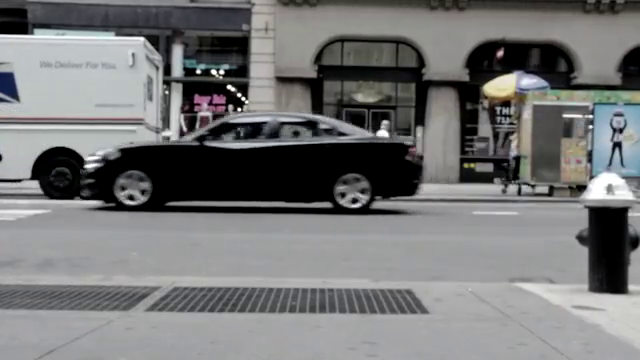
#> input picture frame 32 of people.mp4, 640 x 360 px
$ python ex.py
#> lines starting #> are read from the running program, lines starting #| are printed output that depends on the picture; long printed decimals are rounded
import numpy as np
import cv2 as cv
print(cv.__version__)
cap = cv.VideoCapture('people.mp4')

# params for ShiTomasi corner detection
feature_params = dict( maxCorners = 300,
                       qualityLevel = 0.2,
                       minDistance = 2,
                       blockSize = 7 )

# Parameters for lucas kanade optical flow
lk_params = dict( winSize  = (15,15),
                  maxLevel = 2,
                  criteria = (cv.TERM_CRITERIA_EPS | cv.TERM_CRITERIA_COUNT, 10, 0.03))

# Create some random colors
color = (0, 255, 0)

# Take first frame and find corners in it
ret, old_frame = cap.read()
#> old_frame is the input picture: shape (360, 640, 3); mean B, G, R 118.4, 118, 117.6
old_gray = cv.cvtColor(old_frame, cv.COLOR_BGR2GRAY)
p0 = cv.goodFeaturesToTrack(old_gray, mask = None, **feature_params)
#> p0 = 89 rows, first 8: [221, 73], [240, 110], [239, 95], [198, 73], [198, 71], [222, 71], [242, 98], [244, 98]

# Create a mask image for drawing purposes
mask = np.zeros_like(old_frame)

while(1):
    ret,frame = cap.read()
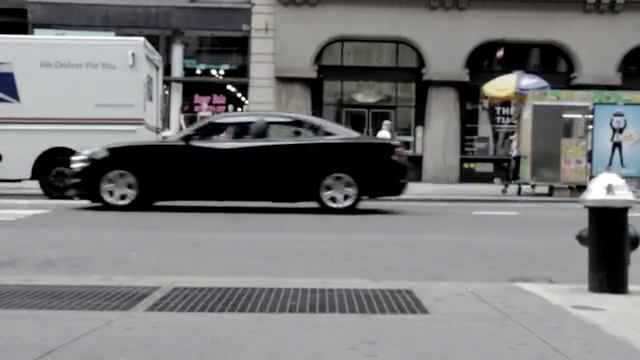
#> input picture frame 33 of people.mp4, 640 x 360 px
#> frame is the input picture: shape (360, 640, 3); mean B, G, R 118.6, 118.2, 117.8
    frame_gray = cv.cvtColor(frame, cv.COLOR_BGR2GRAY)

    # calculate optical flow
    p1, st, err = cv.calcOpticalFlowPyrLK(old_gray, frame_gray, p0, None, **lk_params)
#> p1 = 89 rows, first 8: [220.9, 73.01], [240, 109.8], [239, 95.04], [198, 73], [198, 71], [221.9, 71.01], [242, 98.03], [244, 98.03]; st = 89 values from 1 to 1; err = 89 values, max 52.75 at index 62, min 0 at index 88, mean 5.57

    # Select good points
    good_new = p1[st==1]
#> good_new = 89 pairs, first value 31 to 626, second value 30 to 291
    good_old = p0[st==1]
#> good_old has the same summary as good_new

    # draw the tracks
    for i,(new,old) in enumerate(zip(good_new,good_old)):
        a,b = new.ravel()
        c,d = old.ravel()
        print(i, mask.shape, (a,b), (c,d), color)
        mask = cv.line(mask, (int(a),int(b)),(int(c),int(d)), color, 2)
        frame = cv.circle(frame,(int(a),int(b)),5,color,-1)
#> this loop made 89 passes
#> (a, b, c, d) on passes 1 to 12: (220.9, 73.01, 221, 73), (240, 109.8, 240, 110), (239, 95.04, 239, 95), (198, 73, 198, 73), (198, 71, 198, 71), (221.9, 71.01, 222, 71), (242, 98.03, 242, 98), (244, 98.03, 244, 98), (228, 87.07, 228, 87), (212.9, 71, 213, 71), (235, 92.05, 235, 92), (212.9, 68, 213, 68)
#| 0 (360, 640, 3) (220.9324, 73.011) (221.0, 73.0) (0, 255, 0)
#| 1 (360, 640, 3) (239.954, 109.780) (240.0, 110.0) (0, 255, 0)
#| 2 (360, 640, 3) (238.955, 95.038) (239.0, 95.0) (0, 255, 0)
#| 3 (360, 640, 3) (198.0007, 73.000) (198.0, 73.0) (0, 255, 0)
#| 4 (360, 640, 3) (198.001, 71.000) (198.0, 71.0) (0, 255, 0)
#| 5 (360, 640, 3) (221.934, 71.015) (222.0, 71.0) (0, 255, 0)
#| 6 (360, 640, 3) (241.9572, 98.031) (242.0, 98.0) (0, 255, 0)
#| 7 (360, 640, 3) (243.959, 98.031) (244.0, 98.0) (0, 255, 0)
#> (further printed lines are left out)
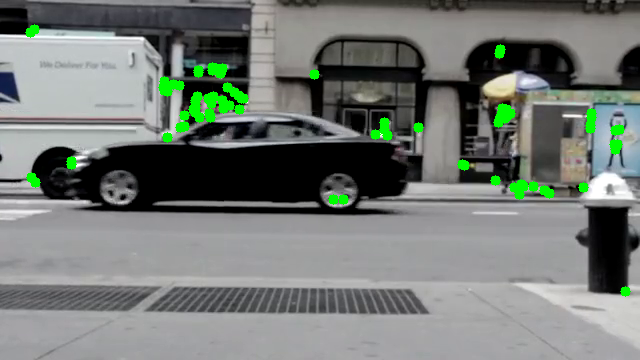
#> frame: shape (360, 640, 3); mean B, G, R 116.5, 121.6, 115.7
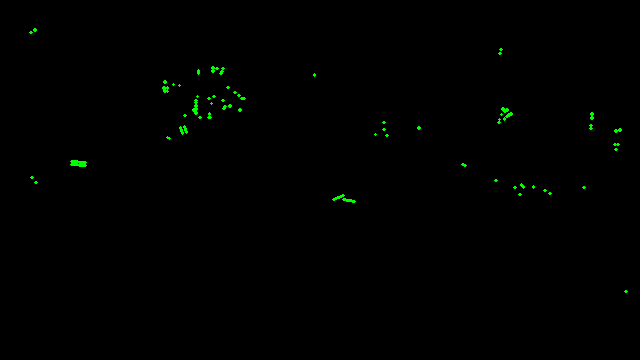
#> mask: shape (360, 640, 3); mean of channels 0, 1, 2 0, 1, 0; drawn as B, G, R
    img = cv.add(frame,mask)

    cv.imshow('frame',img)
    k = cv.waitKey(30) & 0xff
#> (key Esc is pressed here)
    if k == 27:
        break

    # Now update the previous frame and previous points
    old_gray = frame_gray.copy()
    p0 = good_new.reshape(-1,1,2)

cv.destroyAllWindows()
cap.release()

$ run again, starting later in the video
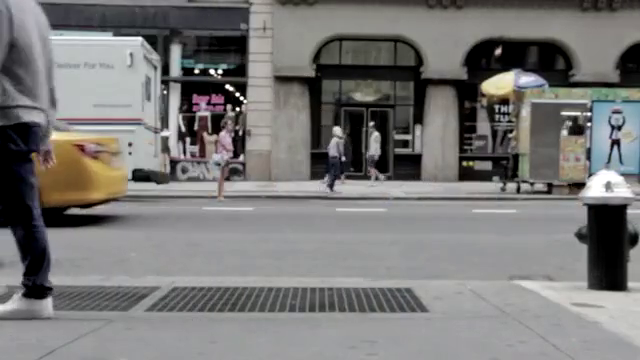
#> input picture frame 145 of people.mp4, 640 x 360 px
#> old_frame is the input picture: shape (360, 640, 3); mean B, G, R 119, 120.1, 121.1
#> p0 = 81 rows, first 8: [238, 95], [239, 108], [219, 73], [236, 109], [240, 97], [196, 70], [226, 86], [211, 71]
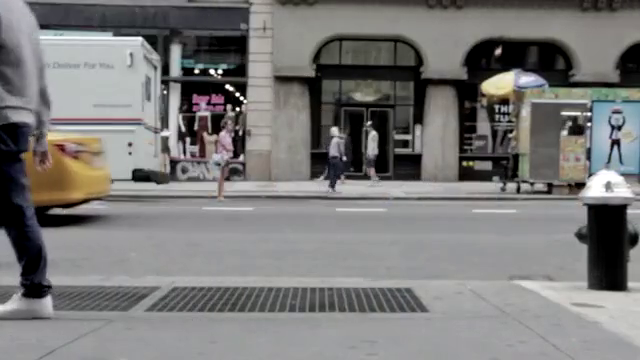
#> input picture frame 146 of people.mp4, 640 x 360 px
#> frame is the input picture: shape (360, 640, 3); mean B, G, R 120.5, 121.5, 122.3
#> p1 has the same summary as p0; st = 81 values from 1 to 1; err = 81 values, max 20.99 at index 12, min 0 at index 0, mean 1.11
#> good_new = 81 pairs, first value 129.9 to 618, second value 51 to 206
#> good_old = 81 pairs, first value 130 to 618, second value 51 to 206
#> the loop `for i,(new,old) in enumerate(zip(good_new,good_old)):` made 81 passes
#> (a, b, c, d) on passes 1 to 8: (238, 95, 238, 95), (239, 108, 239, 108), (219, 73, 219, 73), (236, 109, 236, 109), (240, 97, 240, 97), (196, 70, 196, 70), (226, 86, 226, 86), (211, 71, 211, 71)
#> (printed output is left out)
#> after the loop `for i,(new,old) in enumerate(zip(good_new,good_old)):`:
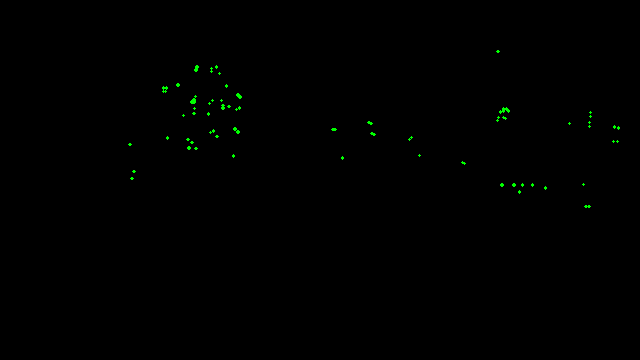
#> mask: shape (360, 640, 3); mean of channels 0, 1, 2 0, 0.7, 0; drawn as B, G, R

$ run again, starting later in the video
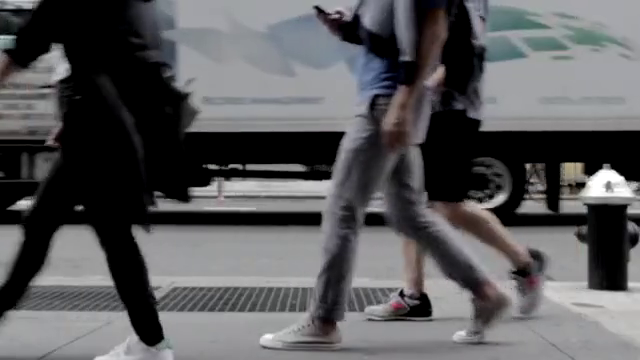
#> input picture frame 258 of people.mp4, 640 x 360 px
#> old_frame is the input picture: shape (360, 640, 3); mean B, G, R 92.1, 90.2, 90.3
#> p0 = 149 rows, first 8: [527, 166], [582, 183], [629, 211], [343, 134], [244, 166], [402, 291], [402, 293], [625, 288]
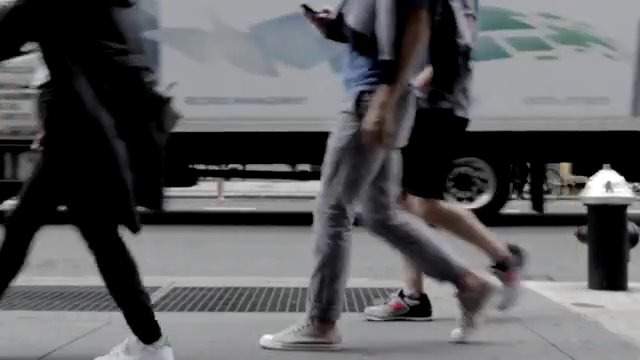
#> input picture frame 259 of people.mp4, 640 x 360 px
#> frame is the input picture: shape (360, 640, 3); mean B, G, R 93.2, 91.2, 91.2
#> p1 = 149 rows, first 8: [511, 191.3], [581.8, 183.4], [628.8, 211.4], [328.5, 134], [243.9, 166.2], [401.7, 291.3], [401.7, 293.3], [625, 288]; st = 149 values, max 1 at index 0, min 0 at index 13, mean 0.96; err = 149 values, max 50.2 at index 52, min 0 at index 13, mean 10.94
#> good_new = 143 pairs, first value 8.59 to 635, second value 4.93 to 336.7
#> good_old = 143 pairs, first value 32 to 635, second value 6 to 339
#> the loop `for i,(new,old) in enumerate(zip(good_new,good_old)):` made 143 passes
#> (a, b, c, d) on passes 1 to 8: (511, 191.3, 527, 166), (581.8, 183.4, 582, 183), (628.8, 211.4, 629, 211), (328.5, 134, 343, 134), (243.9, 166.2, 244, 166), (401.7, 291.3, 402, 291), (401.7, 293.3, 402, 293), (625, 288, 625, 288)
#> (printed output is left out)
#> after the loop `for i,(new,old) in enumerate(zip(good_new,good_old)):`:
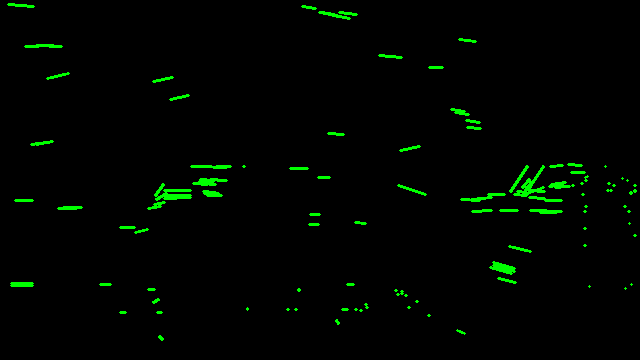
#> mask: shape (360, 640, 3); mean of channels 0, 1, 2 0, 5.1, 0; drawn as B, G, R
